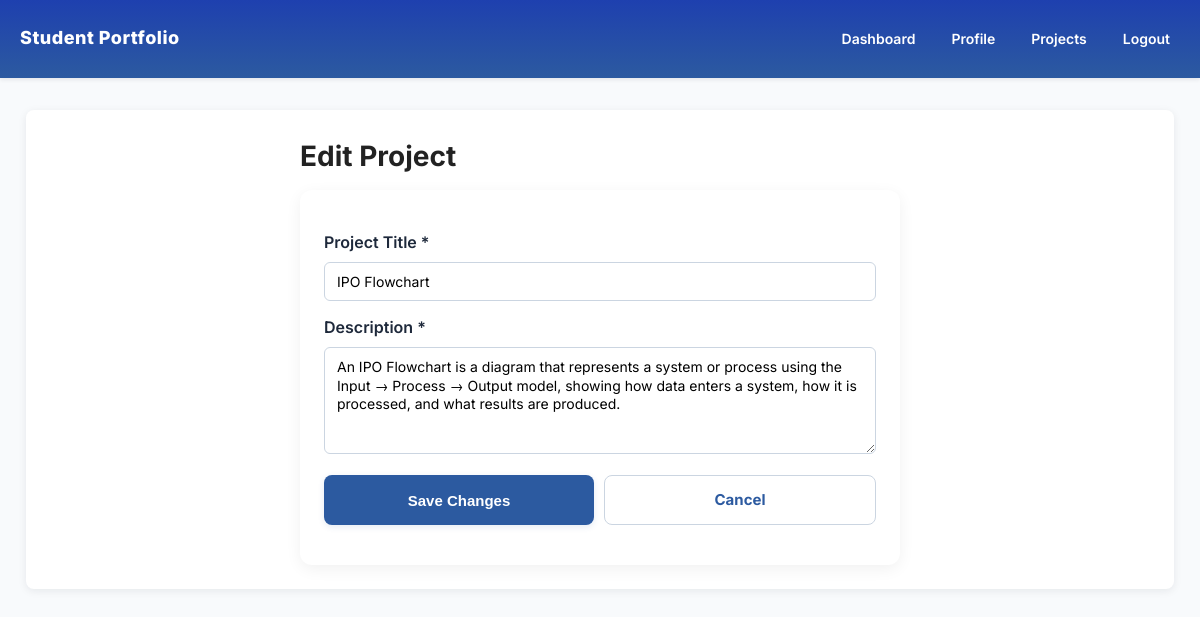
The app's page /projects/edit/2 (signed in) with its own data.
### app.py (models this page shows)
class Project(db.Model):
    id = db.Column(db.Integer, primary_key=True)
    title = db.Column(db.String(150), nullable=False)
    description = db.Column(db.Text)
    image_file = db.Column(db.String(255))
    date_posted = db.Column(db.DateTime, default=datetime.utcnow)
    user_id = db.Column(db.Integer, db.ForeignKey('user.id'))

### app.py (the view)
@app.route('/projects/edit/<int:id>', methods=['GET', 'POST'])
@login_required
def edit_project(id):
    project = Project.query.get_or_404(id)
    if project.user_id != current_user.id and not current_user.is_admin:
        flash('Access denied.', 'danger')
        return redirect(url_for('projects'))
    if request.method == 'POST':
        project.title = request.form['title']
        project.description = request.form['description']
        db.session.commit()
        flash('Project updated.', 'success')
        return redirect(url_for('projects'))
    return render_template('edit_project.html', project=project)

### app.py (called while the page is built)
@login_manager.user_loader
def load_user(user_id):
    return User.query.get(int(user_id))

### templates/edit_project.html (shortened to what this page needs)
{% extends "layout.html" %}
{% block content %}
<div class="narrow-md">
  <h2 class="page-title">Edit Project</h2>
  <div class="card">
    <form method="POST">
      <div class="form-group">
        <label for="title">Project Title *</label>
        <input type="text" name="title" id="title" value="{{ project.title }}" required />
      </div>
      <div class="form-group">
        <label for="description">Description *</label>
        <textarea name="description" id="description" rows="5" required>{{ project.description }}</textarea>
      </div>
      <div style="display:flex; gap:10px; margin-top:12px;">
        <button type="submit" class="btn btn-primary" style="flex:1;">Save Changes</button>
        <a href="{{ url_for('projects') }}" class="btn btn-secondary" style="flex:1; text-align:center;">Cancel</a>
      </div>
    </form>
  </div>
</div>
{% endblock %}

### static/site.css (style rules this page uses)
:root { --font-sans: "Inter", "Segoe UI", Roboto, "Helvetica Neue", Arial, sans-serif; --base-font-size: 16px; --base-line-height: 1.6; --space-1: 4px; --space-2: 8px; --space-3: 12px; --space-4: 16px; --space-5: 24px; --radius: 8px; --primary-color: #2c5aa0; --accent-color: #0ea5e9; --accent-dark: #0284c7; --muted: #64748b; --background: #f8fafc; --white: #ffffff; --card-shadow: 0 2px 8px rgba(15,23,42,0.08); --gradient-navbar: linear-gradient(180deg, #1e40af 0%, #2c5aa0 100%); }
body { font-family: var(--font-sans); font-size: var(--base-font-size); line-height: var(--base-line-height); color: #222; background-color: var(--background); margin: 0; padding: 0; -webkit-font-smoothing: antialiased; -moz-osx-font-smoothing: grayscale; }
a { text-decoration: none; color: inherit }
h1, h2, h3, h4, h5, h6 { color: #222; margin-top: 0; font-weight: 700 }
h2 { font-size: 26px; margin-bottom: 10px }
.btn { padding: 12px 18px; border-radius: 8px; font-weight: 700; cursor: pointer; transition: transform 0.12s ease, box-shadow 0.12s ease; border: none; font-size: 15px; display: inline-block; }
.btn-primary { background-color: var(--primary-color); color: var(--white); box-shadow: 0 2px 6px rgba(44,90,160,0.12) }
.btn-secondary { background-color: transparent; color: var(--primary-color); border: 1px solid #cbd5e1 }
.narrow-md { max-width: 600px; margin: 0 auto }
form { margin:16px 0; max-width:600px }
.form-group { margin-bottom:14px }
label { display:block; margin-bottom:6px; font-weight:600; color:#1e293b }
input[type="text"], input[type="email"], input[type="password"], input[type="url"], textarea, select { width:100%; padding:10px 12px; border:1px solid #cbd5e1; border-radius:6px; font-family:inherit; font-size:14px; transition: border-color .12s ease, box-shadow .12s ease; box-sizing:border-box; background:var(--white) }
textarea { resize:vertical; min-height:100px }
.page-title { font-size: 28px; margin-bottom: 12px; color: var(--dark-text); }
.card { background: var(--white); padding: 24px; border-radius: 12px; box-shadow: 0 4px 16px rgba(0,0,0,0.06); }

### records on screen
Project: title "IPO Flowchart", description "An IPO Flowchart is a diagram that represents a system or process using the Input → Process → Output model, showing how data enters a system, how it is processed, and what results are produced."
